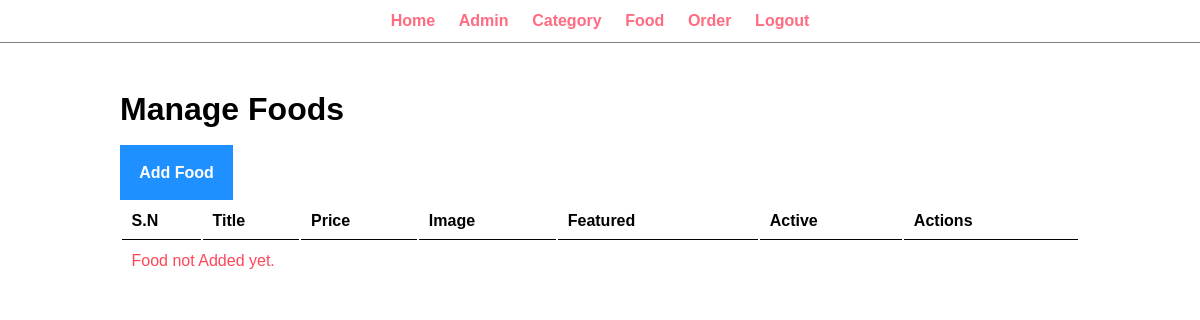
Page /admin/manage-food.php (signed in) on the earlier database version.
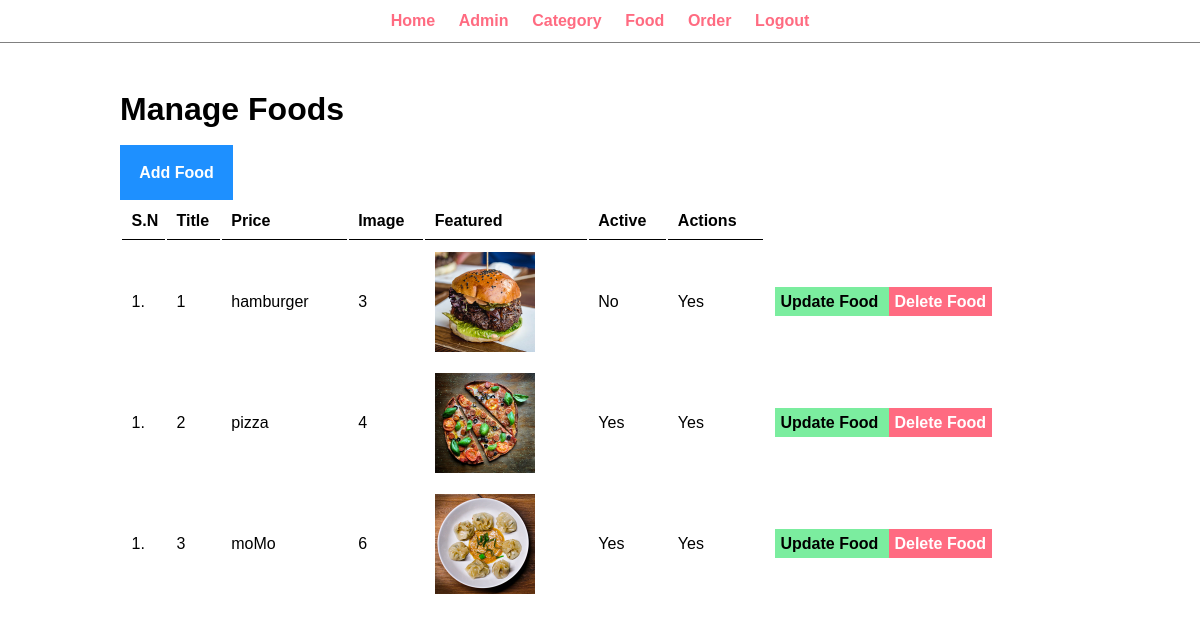
Same page on the later database version.
### tables this page shows
CREATE TABLE `tbl_food` (
  `id` int(10) UNSIGNED NOT NULL,
  `title` varchar(100) NOT NULL,
  `description` text NOT NULL,
  `price` decimal(10,0) NOT NULL,
  `image_name` varchar(255) NOT NULL,
  `category_id` int(11) UNSIGNED NOT NULL,
  `featured` varchar(10) NOT NULL,
  `active` varchar(10) NOT NULL
);

### admin/manage-food.php (the view, shortened to what this page needs)
<?php
include ('partials/menu.php');
?>
      <div class ="main-content">
          <div class ="wrapper">
              <h1>Manage Foods </h1>
              <br><br>
             <a href="<?php echo SITEURL;?>admin/add-food.php " class="btn-primary"> Add Food </a>
            <br><br>
          <table class="tbl-full">
              <tr>
              <th>S.N</th>
              <th>Title</th>
              <th>Price</th>
              <th>Image</th>
              <th>Featured</th>
              <th>Active</th>
              <th>Actions</th>
              </tr>
              <?php
              $sql = "SELECT * FROM tbl_food";
              $res = mysqli_query($conn, $sql);
              $count=mysqli_num_rows($res);
               $sn=1;
              if($count > 0){
                  while($row= mysqli_fetch_assoc($res)){
                        $title=$row['title'];
                        $price =$row['price'];
                        $image_name = $row['image_name'];
                        $featured = $row['featured'];
                        $active = $row['active'];
                        ?>
                        <tr>
                          <td>1.</td>
                              <td><?php echo $sn++;?></td>
                              <td><?php echo $title ;?></td>
                              <td><?php echo $price ;?></td>
                              <td>
                               <?php
                                    if($image_name == ""){
                                          echo "<div class = 'error'> Image not added</div>";
                                    }
                                    else{
                                           ?>
                                          <img src=" <?php echo SITEURL; ?> images/food/<?php echo $image_name ;?>" width ="100px" >
                                          <?php
                                    }
                              ?>
                              </td>
                              <td><?php echo $featured ;?></td>
                              <td><?php echo $active ;?></td>
                              <td>
                              <a href="#" class="btn-secondary"> Update Food </a>
                              <a href="#" class="btn-danger"> Delete Food </a>
                         </td>
                        </tr>
                        <?php
                  }
              }
              else{
                  echo " <tr> <td colspan='7' class = 'error'> Food not Added yet.</td></tr>";
              }
            ?>
      </table>
</div>
</div>

### admin/partials/menu.php (shortened to what this page needs)
<html>
<head> <title> Taste Of Rome </title>
<link href="../CSS/admin.css" rel="stylesheet">
</head>
   <body>
       <div class="menu text-center">
          <div class ="wrapper">
               <ul>
                  <li><a href ="index.php">Home </a> </li>
                 <li><a href ="manage-admin.php">Admin </a> </li>
                 <li><a href ="manage-category.php">Category </a> </li>
                 <li><a href ="manage-food.php">Food </a> </li>
                 <li><a href ="manage-order.php">Order</a> </li>
                 <li><a href ="logout.php">Logout</a> </li>
              </ul>
           </div>
      </div>
</body>
      </html>

### CSS/admin.css (style rules this page uses)
* { margin: 0; padding: 0; font-family: Arial, Helvetica, sans-serif; }
.wrapper { padding: 1%; width: 80%; margin: 0 auto; color: black; }
.text-center { text-align: center; }
.tbl-full { width: 100%; }
table tr th { border-bottom: 1px solid black; padding: 1%; text-align: left; }
table tr td { padding: 1%; }
.btn-primary { background-color: #1e90ff; padding: 2%; color: white; text-decoration: none; font-weight: bold; }
.btn-secondary { background-color: #7bed9f; padding: 2%; color: black; text-decoration: none; font-weight: bold; }
.btn-danger { background-color: #ff6b81; padding: 2%; color: white; text-decoration: none; font-weight: bold; }
.menu { border-bottom: 1px solid grey; }
.menu ul { list-style-type: none; }
.menu ul li { display: inline; padding: 1%; }
.menu ul li a { text-decoration: none; font-weight: bold; color: #ff6b81; }
.error { color: #ff4757; }

Differences in the rows shown:
added tbl_food: title "hamburger", price "3", image_name (picture), featured "No", active "Yes"
added tbl_food: title "pizza", price "4", image_name (picture), featured "Yes", active "Yes"
added tbl_food: title "moMo", price "6", image_name (picture), featured "Yes", active "Yes"
Other differences:
text no longer shown: "Food not Added yet."
